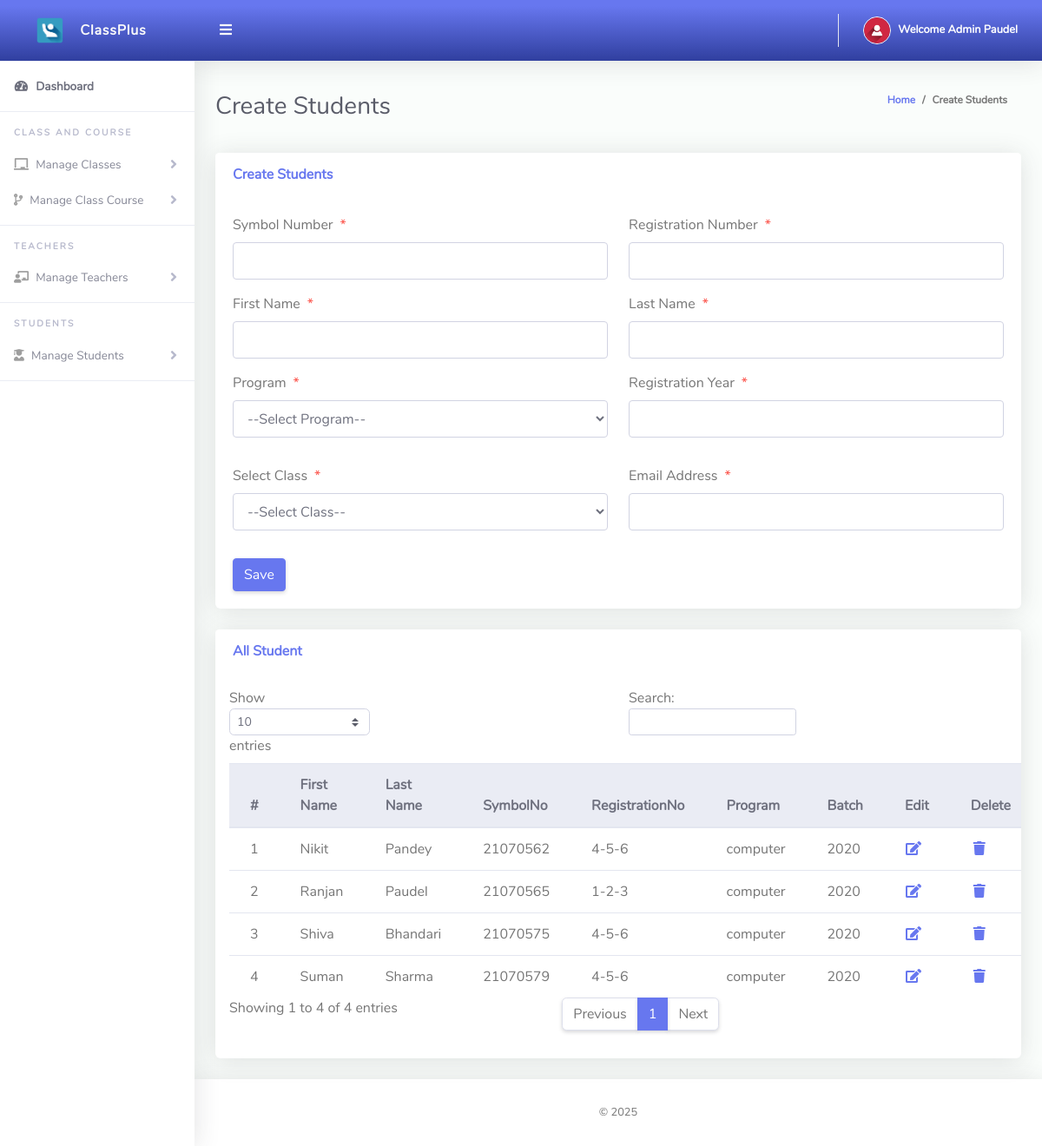
Page /Admin/createStudents.php (signed in) on the committed database.
### tables this page shows
CREATE TABLE `tblstudents` (
  `SymbolNo` int(10) NOT NULL,
  `ClassId` int(11) NOT NULL,
  `firstName` varchar(255) NOT NULL,
  `lastName` varchar(255) NOT NULL,
  `RegistrationNo` varchar(255) NOT NULL,
  `Program` varchar(20) NOT NULL,
  `Year(Batch)` year(4) NOT NULL,
  `emailAddress` varchar(100) DEFAULT NULL,
  `password` varchar(255) NOT NULL,
  `webauthn_setup_token` varchar(255) DEFAULT NULL,
  `webauthn_setup_token_expiry` datetime DEFAULT NULL
);

### Admin/createStudents.php (the view, shortened to what this page needs)
<!DOCTYPE html>
<html lang="en">
<head>
  <link href="../vendor/fontawesome-free/css/all.min.css" rel="stylesheet" type="text/css">
  <link href="../vendor/bootstrap/css/bootstrap.min.css" rel="stylesheet" type="text/css">
  <link href="css/ruang-admin.min.css" rel="stylesheet">
</head>
<body id="page-top">
  <div id="wrapper">
      <?php include "Includes/sidebar.php";?>
    <div id="content-wrapper" class="d-flex flex-column">
      <div id="content">
       <?php include "Includes/topbar.php";?>
        <div class="container-fluid" id="container-wrapper">
          <div class="d-sm-flex align-items-center justify-content-between mb-4">
            <h1 class="h3 mb-0 text-gray-800">Create Students</h1>
            <ol class="breadcrumb">
              <li class="breadcrumb-item"><a href="./">Home</a></li>
              <li class="breadcrumb-item active" aria-current="page">Create Students</li>
            </ol>
          </div>
          <div class="row">
            <div class="col-lg-12">
              <div class="card mb-4">
                <div class="card-header py-3 d-flex flex-row align-items-center justify-content-between">
                  <h6 class="m-0 font-weight-bold text-primary">Create Students</h6>
                </div>
                <div class="card-body">
                  <form method="post">
                  <div class="form-group row mb-3">
    <div class="col-xl-6">
        <label class="form-control-label">Symbol Number<span class="text-danger ml-2">*</span></label>
        <input type="text" class="form-control" name="symbolnumber"
    value="<?php echo isset($row['SymbolNo']) ? htmlspecialchars($row['SymbolNo']) : ''; ?>"
    id="exampleInputSymbolNumber" required>
    </div>
    <div class="col-xl-6">
        <label class="form-control-label">Registration Number<span class="text-danger ml-2">*</span></label>
        <input type="text" class="form-control" name="RegistrationNo"
    value="<?php echo isset($row['RegistrationNo']) ? htmlspecialchars($row['RegistrationNo']) : ''; ?>"
    id="exampleInputRegistrationNo" required>
    </div>
</div>
<div class="form-group row mb-3">
    <div class="col-xl-6">
        <label class="form-control-label">First Name<span class="text-danger ml-2">*</span></label>
        <input type="text" class="form-control" name="firstName"
    value="<?php echo isset($row['firstName']) ? htmlspecialchars($row['firstName']) : ''; ?>"
    id="exampleInputFirstName" required>
    </div>
    <div class="col-xl-6">
        <label class="form-control-label">Last Name<span class="text-danger ml-2">*</span></label>
       <input type="text" class="form-control" name="lastName"
    value="<?php echo isset($row['lastName']) ? htmlspecialchars($row['lastName']) : ''; ?>"
    id="exampleInputLastName" required>
    </div>
</div>
<div class="form-group row mb-3">
    <div class="col-xl-6">
        <label class="form-control-label">Program<span class="text-danger ml-2">*</span></label>
        <select name="Program" class="form-control mb-3">
    <option value="">--Select Program--</option>
</select>
    </div>
    <div class="col-xl-6">
        <label class="form-control-label">Registration Year<span class="text-danger ml-2">*</span></label>
        <input type="text" class="form-control" name="Year(Batch)"
    value="<?php echo isset($row['Year(Batch)']) ? htmlspecialchars($row['Year(Batch)']) : ''; ?>"
    id="exampleInputYearBatch" required>
    </div>
</div>
<div class="form-group row mb-3">
    <div class="col-xl-6">
        <label class="form-control-label">Select Class<span class="text-danger ml-2">*</span></label>
       <?php
$qry = "SELECT * FROM tblclass ORDER BY Id ASC";
$result = $conn->query($qry);
if ($result->num_rows > 0) {
    echo '<select required name="ClassId" class="form-control mb-3">';
    echo '<option value="">--Select Class--</option>';
    echo '</select>';
}
?>
    </div>
    <div class="col-xl-6">
        <label class="form-control-label">Email Address<span class="text-danger ml-2">*</span></label>
       <input type="email" class="form-control" name="emailaddress"
    value="<?php echo isset($row['emailAddress']) ? htmlspecialchars($row['emailAddress']) : ''; ?>"
    id="exampleInputEmailAddress" required>
    </div>
</div>
<button type="submit" name="save" class="btn btn-primary">Save</button>
                  </form>
                </div>
              </div>
                 <div class="row">
              <div class="col-lg-12">
              <div class="card mb-4">
                <div class="card-header py-3 d-flex flex-row align-items-center justify-content-between">
                  <h6 class="m-0 font-weight-bold text-primary">All Student</h6>
                </div>
                <div class="table-responsive p-3">
                  <table class="table align-items-center table-flush table-hover" id="dataTableHover">
                    <thead class="thead-light">
                      <tr>
                        <th>#</th>
                        <th>First Name</th>
                        <th>Last Name</th>
                        <th>SymbolNo</th>
                        <th>RegistrationNo</th>
                        <th>Program</th>
                        <th>Batch</th>
                         <th>Edit</th>
                        <th>Delete</th>
                      </tr>
                    </thead>
                    <tbody>
                  <?php
                      $query = "SELECT * FROM tblstudents";
                      $rs = $conn->query($query);
                      $num = $rs->num_rows;
                      $sn=0;
                      if($num > 0)
                      {
                        while ($rows = $rs->fetch_assoc())
                          {
                             $sn = $sn + 1;
                            echo"
                              <tr>
                                <td>".$sn."</td>
                                <td>".$rows['firstName']."</td>
                                <td>".$rows['lastName']."</td>
                                <td>".$rows['SymbolNo']."</td>
                                <td>".$rows['RegistrationNo']."</td>
                                <td>".$rows['Program']."</td>
                                <td>".$rows['Year(Batch)']."</td>
                                <td><a href='?action=edit&Id=".$rows['SymbolNo']."'><i class='fas fa-fw fa-edit'></i></a></td>
                                <td><a href='?action=delete&Id=".$rows['SymbolNo']."'><i class='fas fa-fw fa-trash'></i></a></td>
                              </tr>";
                          }
                      }
                      else
                      {
                           echo
                           "<div class='alert alert-danger' role='alert'>
                            No Record Found!
                            </div>";
                      }
                      ?>
                    </tbody>
                  </table>
                </div>
              </div>
            </div>
            </div>
          </div>
        </div>
      </div>
       <?php include "Includes/footer.php";?>
    </div>
  </div>
</body>
</html>

### Admin/Includes/topbar.php (shortened to what this page needs)
<?php
  $query = "SELECT * FROM tbladmin WHERE Id = ".$_SESSION['userId']."";
  $rs = $conn->query($query);
  $rows = $rs->fetch_assoc();
  $fullName = $rows['firstName']." ".$rows['lastName'];
?>
<nav class="navbar navbar-expand navbar-light bg-gradient-primary topbar mb-4 static-top">
          <button id="sidebarToggleTop" class="btn btn-link rounded-circle mr-3">
            <i class="fa fa-bars"></i>
          </button>
          <ul class="navbar-nav ml-auto">
            <li class="nav-item dropdown no-arrow">
              <a class="nav-link dropdown-toggle" href="#" id="userDropdown" role="button" data-toggle="dropdown"
                aria-haspopup="true" aria-expanded="false">
                <img class="img-profile rounded-circle" src="img/user-icn.png" style="max-width: 60px">
                <span class="ml-2 d-none d-lg-inline text-white small"><b>Welcome <?php echo $fullName;?></b></span>
              </a>
            </li>
          </ul>
        </nav>

### rows in the picture
tblstudents: firstName "Nikit", lastName "Pandey", SymbolNo "21070562", RegistrationNo "4-5-6", Program "computer", value "2020"
tblstudents: firstName "Ranjan", lastName "Paudel", SymbolNo "21070565", RegistrationNo "1-2-3", Program "computer", value "2020"
tblstudents: firstName "Shiva", lastName "Bhandari", SymbolNo "21070575", RegistrationNo "4-5-6", Program "computer", value "2020"
tblstudents: firstName "Suman", lastName "Sharma", SymbolNo "21070579", RegistrationNo "4-5-6", Program "computer", value "2020"

### other values in the picture
$fullName "Admin Paudel"
